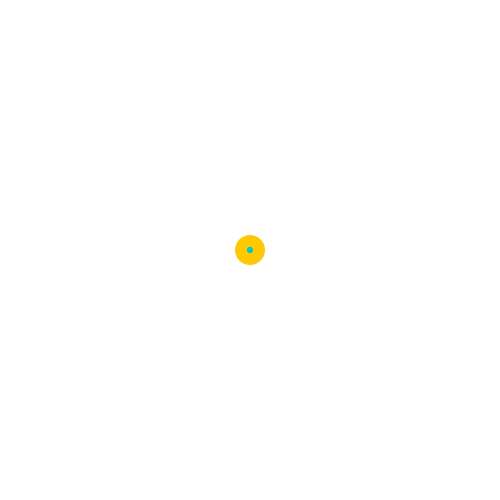
Frame 1 (no input)
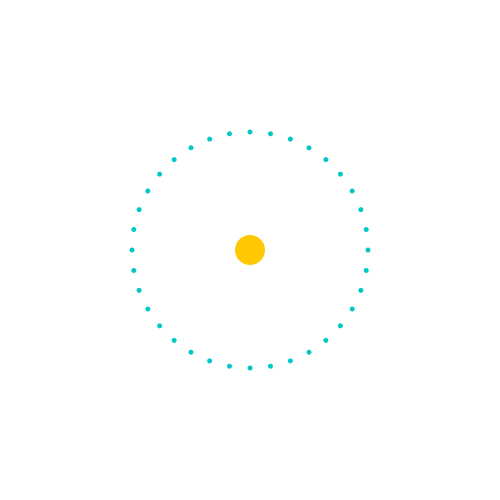
Frame 60 (the mouse pressed at the canvas centre just before this capture)
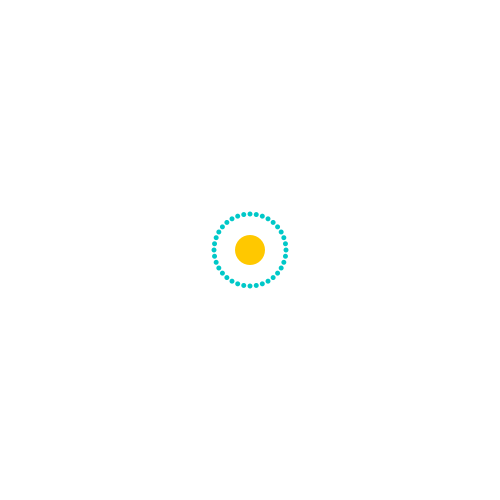
Frame 120 (the mouse held since frame 60 and released just before this capture)

The Processing sketch that drew these frames (run headless with seeded random() and noise(); from frame 60 on, the mouse is pressed at the canvas centre):

// Processing sketch: round2
// ── round2.pde
float radius=0;
void setup() {
  size(500,500);
}

void draw() {
  background(255);
  noStroke();
  fill(255,200,0);
  ellipse(width/2,height/2,30,30);
  for (int i=0; i<360; i+=10) {
    float x = width/2 + radius * cos(i*PI/180);
//    float x = width/2 + radius * cos(radians(i));
    float y = height/2 + radius * sin(i*PI/180);
//    float y = height/2 + radius * sin(radians(i));
    fill(0,200,200);
    ellipse(x,y,5,5);
  }
  radius += 2;
  if (radius>200) radius = 0;
}
